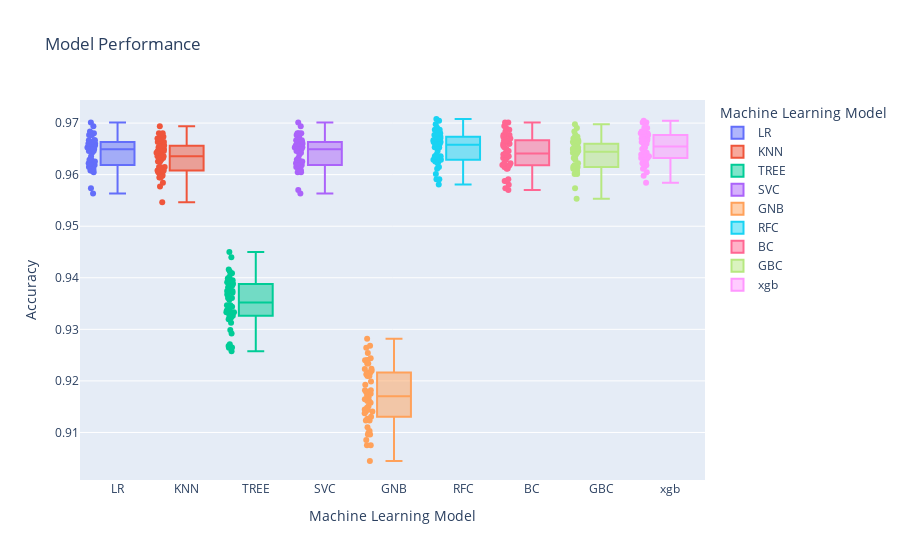

Notebook code cell kept with this figure:
### Markdown cell above
Box plot Accuracy evaluation of all models

### Code cell
import plotly.express as px
from plotly.subplots import make_subplots
import plotly.graph_objs as go

fig = px.box(classmod, x="variable", y="value",color="variable",points='all',labels={"variable": "Machine Learning Model", "value": "Accuracy"},title="Model Performance")
fig.show()

### Figure 1 — Plotly figure (JSON) as saved in the notebook; plotly's stock layout.template omitted (floating-point values rounded to 4 significant figures)
{"data": [{"alignmentgroup": "True", "boxpoints": "all", "hovertemplate": "Machine Learning Model=%{x}<br>Accuracy=%{y}<extra></extra>", "legendgroup": "LR", "marker": {"color": "#636efa"}, "name": "LR", "notched": false, "offsetgroup": "LR", "orientation": "v", "showlegend": true, "type": "box", "x": ["LR", "LR", "LR", "LR", "LR", "LR", "LR", "LR", "LR", "LR", "LR", "LR", "LR", "LR", "LR", "LR", "LR", "LR", "LR", "LR", "LR", "LR", "LR", "LR", "LR", "LR", "LR", "LR", "LR", "LR", "LR", "LR", "LR", "LR", "LR", "LR", "LR", "LR", "LR", "LR", "LR", "LR", "LR", "LR", "LR", "LR", "LR", "LR", "LR", "LR"], "x0": " ", "xaxis": "x", "y": [0.9667, 0.9646, 0.9649, 0.9677, 0.9622, 0.9615, 0.9653, 0.9608, 0.968, 0.9622, 0.9629, 0.9649, 0.966, 0.9646, 0.9649, 0.9574, 0.9694, 0.9642, 0.9677, 0.9618, 0.9629, 0.966, 0.9636, 0.9605, 0.9646, 0.9653, 0.966, 0.9608, 0.9677, 0.9667, 0.9564, 0.9684, 0.9656, 0.9619, 0.9608, 0.9663, 0.9612, 0.9701, 0.9653, 0.968, 0.9663, 0.966, 0.966, 0.9625, 0.9618, 0.9615, 0.9646, 0.9677, 0.9608, 0.9667], "y0": " ", "yaxis": "y"}, {"alignmentgroup": "True", "boxpoints": "all", "hovertemplate": "Machine Learning Model=%{x}<br>Accuracy=%{y}<extra></extra>", "legendgroup": "KNN", "marker": {"color": "#EF553B"}, "name": "KNN", "notched": false, "offsetgroup": "KNN", "orientation": "v", "showlegend": true, "type": "box", "x": ["KNN", "KNN", "KNN", "KNN", "KNN", "KNN", "KNN", "KNN", "KNN", "KNN", "KNN", "KNN", "KNN", "KNN", "KNN", "KNN", "KNN", "KNN", "KNN", "KNN", "KNN", "KNN", "KNN", "KNN", "KNN", "KNN", "KNN", "KNN", "KNN", "KNN", "KNN", "KNN", "KNN", "KNN", "KNN", "KNN", "KNN", "KNN", "KNN", "KNN", "KNN", "KNN", "KNN", "KNN", "KNN", "KNN", "KNN", "KNN", "KNN", "KNN"], "x0": " ", "xaxis": "x", "y": [0.967, 0.9636, 0.9643, 0.9674, 0.9608, 0.9594, 0.9632, 0.9598, 0.9663, 0.9629, 0.9636, 0.9639, 0.9649, 0.9632, 0.9615, 0.9584, 0.968, 0.9625, 0.967, 0.9605, 0.9601, 0.9667, 0.9636, 0.9601, 0.9625, 0.9646, 0.9649, 0.9601, 0.9656, 0.9649, 0.9546, 0.9677, 0.9643, 0.9595, 0.9608, 0.9656, 0.9577, 0.9694, 0.9646, 0.968, 0.9653, 0.9656, 0.9667, 0.9608, 0.9615, 0.9615, 0.9632, 0.9663, 0.9608, 0.9636], "y0": " ", "yaxis": "y"}, {"alignmentgroup": "True", "boxpoints": "all", "hovertemplate": "Machine Learning Model=%{x}<br>Accuracy=%{y}<extra></extra>", "legendgroup": "TREE", "marker": {"color": "#00cc96"}, "name": "TREE", "notched": false, "offsetgroup": "TREE", "orientation": "v", "showlegend": true, "type": "box", "x": ["TREE", "TREE", "TREE", "TREE", "TREE", "TREE", "TREE", "TREE", "TREE", "TREE", "TREE", "TREE", "TREE", "TREE", "TREE", "TREE", "TREE", "TREE", "TREE", "TREE", "TREE", "TREE", "TREE", "TREE", "TREE", "TREE", "TREE", "TREE", "TREE", "TREE", "TREE", "TREE", "TREE", "TREE", "TREE", "TREE", "TREE", "TREE", "TREE", "TREE", "TREE", "TREE", "TREE", "TREE", "TREE", "TREE", "TREE", "TREE", "TREE", "TREE"], "x0": " ", "xaxis": "x", "y": [0.9388, 0.9344, 0.9409, 0.9371, 0.9319, 0.9388, 0.9361, 0.9333, 0.9395, 0.9378, 0.9416, 0.9357, 0.9395, 0.9313, 0.9392, 0.9264, 0.9412, 0.9268, 0.9361, 0.9337, 0.9333, 0.9381, 0.9323, 0.9375, 0.9326, 0.945, 0.9398, 0.9337, 0.9347, 0.9299, 0.9265, 0.9385, 0.9375, 0.9344, 0.9343, 0.9347, 0.9271, 0.9361, 0.934, 0.944, 0.9333, 0.9326, 0.9402, 0.9258, 0.9347, 0.9292, 0.9319, 0.9367, 0.9374, 0.9395], "y0": " ", "yaxis": "y"}, {"alignmentgroup": "True", "boxpoints": "all", "hovertemplate": "Machine Learning Model=%{x}<br>Accuracy=%{y}<extra></extra>", "legendgroup": "SVC", "marker": {"color": "#ab63fa"}, "name": "SVC", "notched": false, "offsetgroup": "SVC", "orientation": "v", "showlegend": true, "type": "box", "x": ["SVC", "SVC", "SVC", "SVC", "SVC", "SVC", "SVC", "SVC", "SVC", "SVC", "SVC", "SVC", "SVC", "SVC", "SVC", "SVC", "SVC", "SVC", "SVC", "SVC", "SVC", "SVC", "SVC", "SVC", "SVC", "SVC", "SVC", "SVC", "SVC", "SVC", "SVC", "SVC", "SVC", "SVC", "SVC", "SVC", "SVC", "SVC", "SVC", "SVC", "SVC", "SVC", "SVC", "SVC", "SVC", "SVC", "SVC", "SVC", "SVC", "SVC"], "x0": " ", "xaxis": "x", "y": [0.9667, 0.9639, 0.9649, 0.9674, 0.9622, 0.9615, 0.9653, 0.9608, 0.968, 0.9622, 0.9629, 0.9649, 0.966, 0.9646, 0.9649, 0.957, 0.9694, 0.9642, 0.9677, 0.9612, 0.9629, 0.966, 0.9632, 0.9605, 0.9646, 0.9653, 0.966, 0.9608, 0.9673, 0.9663, 0.9564, 0.968, 0.9656, 0.9619, 0.9605, 0.9663, 0.9608, 0.9701, 0.9653, 0.968, 0.9663, 0.966, 0.9653, 0.9625, 0.9618, 0.9615, 0.9642, 0.9677, 0.9608, 0.9667], "y0": " ", "yaxis": "y"}, {"alignmentgroup": "True", "boxpoints": "all", "hovertemplate": "Machine Learning Model=%{x}<br>Accuracy=%{y}<extra></extra>", "legendgroup": "GNB", "marker": {"color": "#FFA15A"}, "name": "GNB", "notched": false, "offsetgroup": "GNB", "orientation": "v", "showlegend": true, "type": "box", "x": ["GNB", "GNB", "GNB", "GNB", "GNB", "GNB", "GNB", "GNB", "GNB", "GNB", "GNB", "GNB", "GNB", "GNB", "GNB", "GNB", "GNB", "GNB", "GNB", "GNB", "GNB", "GNB", "GNB", "GNB", "GNB", "GNB", "GNB", "GNB", "GNB", "GNB", "GNB", "GNB", "GNB", "GNB", "GNB", "GNB", "GNB", "GNB", "GNB", "GNB", "GNB", "GNB", "GNB", "GNB", "GNB", "GNB", "GNB", "GNB", "GNB", "GNB"], "x0": " ", "xaxis": "x", "y": [0.921, 0.9234, 0.9192, 0.9131, 0.9123, 0.9161, 0.9223, 0.9075, 0.9254, 0.9096, 0.9144, 0.9234, 0.9172, 0.9179, 0.922, 0.9075, 0.9165, 0.9144, 0.924, 0.9175, 0.9148, 0.9241, 0.9141, 0.9045, 0.9178, 0.9099, 0.9264, 0.9086, 0.9282, 0.9216, 0.911, 0.9268, 0.9216, 0.9168, 0.9103, 0.9127, 0.9123, 0.9161, 0.9209, 0.9213, 0.9137, 0.9141, 0.9223, 0.9244, 0.9158, 0.9182, 0.9151, 0.9182, 0.9096, 0.9199], "y0": " ", "yaxis": "y"}, {"alignmentgroup": "True", "boxpoints": "all", "hovertemplate": "Machine Learning Model=%{x}<br>Accuracy=%{y}<extra></extra>", "legendgroup": "RFC", "marker": {"color": "#19d3f3"}, "name": "RFC", "notched": false, "offsetgroup": "RFC", "orientation": "v", "showlegend": true, "type": "box", "x": ["RFC", "RFC", "RFC", "RFC", "RFC", "RFC", "RFC", "RFC", "RFC", "RFC", "RFC", "RFC", "RFC", "RFC", "RFC", "RFC", "RFC", "RFC", "RFC", "RFC", "RFC", "RFC", "RFC", "RFC", "RFC", "RFC", "RFC", "RFC", "RFC", "RFC", "RFC", "RFC", "RFC", "RFC", "RFC", "RFC", "RFC", "RFC", "RFC", "RFC", "RFC", "RFC", "RFC", "RFC", "RFC", "RFC", "RFC", "RFC", "RFC", "RFC"], "x0": " ", "xaxis": "x", "y": [0.9691, 0.9653, 0.9653, 0.9687, 0.9636, 0.9625, 0.966, 0.9601, 0.9687, 0.9639, 0.9636, 0.966, 0.966, 0.9653, 0.966, 0.9591, 0.9704, 0.9636, 0.968, 0.9629, 0.9629, 0.967, 0.967, 0.9622, 0.9646, 0.9663, 0.9656, 0.9591, 0.968, 0.967, 0.9581, 0.9708, 0.9663, 0.9629, 0.9625, 0.9673, 0.9612, 0.9687, 0.967, 0.9697, 0.9667, 0.9674, 0.9677, 0.9629, 0.9636, 0.9615, 0.9653, 0.968, 0.9625, 0.967], "y0": " ", "yaxis": "y"}, {"alignmentgroup": "True", "boxpoints": "all", "hovertemplate": "Machine Learning Model=%{x}<br>Accuracy=%{y}<extra></extra>", "legendgroup": "BC", "marker": {"color": "#FF6692"}, "name": "BC", "notched": false, "offsetgroup": "BC", "orientation": "v", "showlegend": true, "type": "box", "x": ["BC", "BC", "BC", "BC", "BC", "BC", "BC", "BC", "BC", "BC", "BC", "BC", "BC", "BC", "BC", "BC", "BC", "BC", "BC", "BC", "BC", "BC", "BC", "BC", "BC", "BC", "BC", "BC", "BC", "BC", "BC", "BC", "BC", "BC", "BC", "BC", "BC", "BC", "BC", "BC", "BC", "BC", "BC", "BC", "BC", "BC", "BC", "BC", "BC", "BC"], "x0": " ", "xaxis": "x", "y": [0.9677, 0.9643, 0.9649, 0.9677, 0.9615, 0.9615, 0.966, 0.9581, 0.9663, 0.9618, 0.9615, 0.9663, 0.9639, 0.9629, 0.9656, 0.9587, 0.9701, 0.9632, 0.9684, 0.9612, 0.9622, 0.9674, 0.966, 0.9619, 0.9639, 0.9677, 0.9636, 0.9574, 0.9646, 0.9667, 0.957, 0.9691, 0.966, 0.9632, 0.9632, 0.9667, 0.9587, 0.9677, 0.9639, 0.9701, 0.9653, 0.9667, 0.9694, 0.9612, 0.9618, 0.9591, 0.9636, 0.9687, 0.9622, 0.967], "y0": " ", "yaxis": "y"}, {"alignmentgroup": "True", "boxpoints": "all", "hovertemplate": "Machine Learning Model=%{x}<br>Accuracy=%{y}<extra></extra>", "legendgroup": "GBC", "marker": {"color": "#B6E880"}, "name": "GBC", "notched": false, "offsetgroup": "GBC", "orientation": "v", "showlegend": true, "type": "box", "x": ["GBC", "GBC", "GBC", "GBC", "GBC", "GBC", "GBC", "GBC", "GBC", "GBC", "GBC", "GBC", "GBC", "GBC", "GBC", "GBC", "GBC", "GBC", "GBC", "GBC", "GBC", "GBC", "GBC", "GBC", "GBC", "GBC", "GBC", "GBC", "GBC", "GBC", "GBC", "GBC", "GBC", "GBC", "GBC", "GBC", "GBC", "GBC", "GBC", "GBC", "GBC", "GBC", "GBC", "GBC", "GBC", "GBC", "GBC", "GBC", "GBC", "GBC"], "x0": " ", "xaxis": "x", "y": [0.9663, 0.9643, 0.9643, 0.967, 0.9622, 0.9612, 0.9646, 0.9601, 0.9673, 0.9615, 0.9632, 0.9643, 0.9656, 0.9643, 0.9646, 0.9574, 0.9691, 0.9639, 0.9667, 0.9618, 0.9629, 0.9649, 0.9636, 0.9605, 0.9642, 0.9653, 0.966, 0.9605, 0.9667, 0.9663, 0.9553, 0.9684, 0.966, 0.9612, 0.9608, 0.966, 0.9612, 0.9697, 0.9649, 0.9673, 0.9649, 0.9649, 0.966, 0.9615, 0.9615, 0.9608, 0.9646, 0.9677, 0.9601, 0.9667], "y0": " ", "yaxis": "y"}, {"alignmentgroup": "True", "boxpoints": "all", "hovertemplate": "Machine Learning Model=%{x}<br>Accuracy=%{y}<extra></extra>", "legendgroup": "xgb", "marker": {"color": "#FF97FF"}, "name": "xgb", "notched": false, "offsetgroup": "xgb", "orientation": "v", "showlegend": true, "type": "box", "x": ["xgb", "xgb", "xgb", "xgb", "xgb", "xgb", "xgb", "xgb", "xgb", "xgb", "xgb", "xgb", "xgb", "xgb", "xgb", "xgb", "xgb", "xgb", "xgb", "xgb", "xgb", "xgb", "xgb", "xgb", "xgb", "xgb", "xgb", "xgb", "xgb", "xgb", "xgb", "xgb", "xgb", "xgb", "xgb", "xgb", "xgb", "xgb", "xgb", "xgb", "xgb", "xgb", "xgb", "xgb", "xgb", "xgb", "xgb", "xgb", "xgb", "xgb"], "x0": " ", "xaxis": "x", "y": [0.9701, 0.9646, 0.9639, 0.9674, 0.9639, 0.9622, 0.9673, 0.9598, 0.968, 0.9636, 0.9636, 0.9691, 0.967, 0.9649, 0.9642, 0.9615, 0.9704, 0.9636, 0.9677, 0.9629, 0.9632, 0.968, 0.966, 0.9619, 0.9642, 0.9663, 0.9653, 0.9605, 0.9691, 0.9656, 0.9584, 0.9701, 0.9677, 0.9632, 0.9618, 0.968, 0.9612, 0.9684, 0.967, 0.9684, 0.967, 0.966, 0.9684, 0.9643, 0.9632, 0.9622, 0.9667, 0.9677, 0.9622, 0.9663], "y0": " ", "yaxis": "y"}], "layout": {"boxmode": "overlay", "legend": {"title": {"text": "Machine Learning Model"}, "tracegroupgap": 0}, "title": {"text": "Model Performance"}, "xaxis": {"anchor": "y", "categoryarray": ["LR", "KNN", "TREE", "SVC", "GNB", "RFC", "BC", "GBC", "xgb"], "categoryorder": "array", "domain": [0, 1], "title": {"text": "Machine Learning Model"}}, "yaxis": {"anchor": "x", "domain": [0, 1], "title": {"text": "Accuracy"}}}}
